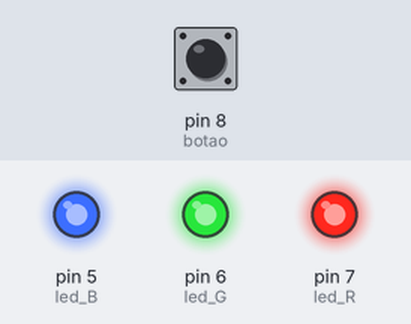
Recording of a program running on a simulated Arduino Uno, built with avr-gcc and run on an emulated ATmega328P. On the bench: output pins drawn as LEDs (lit = HIGH). The test bench sets the inputs (shaded band); at power-on: pin 8 (botao) HIGH.

Above: at 1.2 s.
1.3 s: pin 8 (botao) pulled LOW for 0.15 s
At 1.4 s:
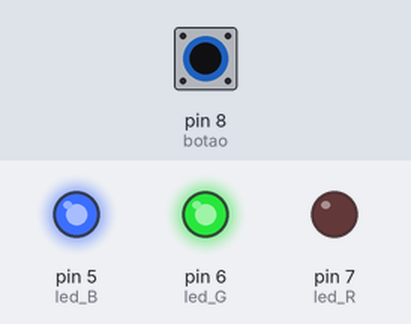
At 1.8 s:
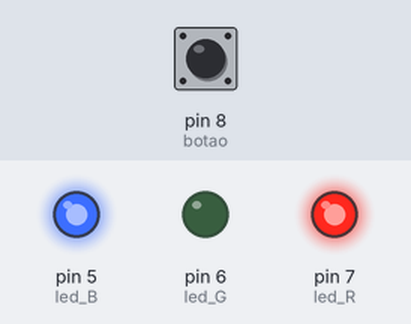
4.3 s: pin 8 (botao) pulled LOW for 3.2 s
At 4.6 s:
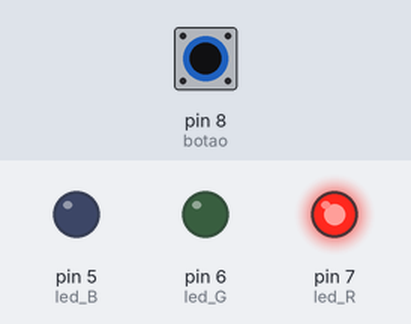
Timing chart, 0 to 9.4 s (numbered marks = the images above; inputs shaded):
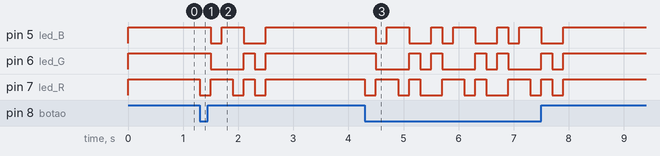

Measured:
- after the input at 1.3 s, pin 5 (led_B): HIGH → LOW after 0.20 s, → HIGH 0.20 s later, → LOW 0.40 s later, → HIGH 0.40 s later; pin 6 (led_G): HIGH → LOW after 0.20 s, → HIGH 0.60 s later, → LOW 0.20 s later, → HIGH 0.20 s later; pin 7 (led_R): goes LOW 0.20 s, HIGH 0.40 s, LOW 0.20 s, HIGH 0.20 s, LOW 0.20 s, then HIGH, starting at once
- after the input at 4.3 s, pin 5 (led_B): HIGH → LOW after 0.20 s, then repeats every 1.2 s: HIGH 0.40 s, LOW 0.40 s, HIGH 0.20 s, LOW 0.20 s, until it stays HIGH from 7.9 s; pin 6 (led_G): HIGH → LOW after 0.20 s, then repeats every 1.2 s: HIGH 0.20 s, LOW 0.20 s, HIGH 0.20 s, LOW 0.60 s, until it stays HIGH from 7.9 s

The program:

main.cpp
```cpp
#include <Arduino.h>

int led_R = 7;
int led_G = 6;
int led_B = 5;
int botao = 8;


void acendeVermelho(){
  digitalWrite(led_R, LOW);
  digitalWrite(led_G, HIGH);
  digitalWrite(led_B, HIGH);
  }

void acendeVerde(){
  digitalWrite(led_R, HIGH);
  digitalWrite(led_G, LOW);
  digitalWrite(led_B, HIGH);
  }

void acendeAzul(){
  digitalWrite(led_R, HIGH);
  digitalWrite(led_G, HIGH);
  digitalWrite(led_B, LOW);
  }

void acendeAmarelo(){
  digitalWrite(led_R, LOW);
  digitalWrite(led_G, LOW);
  digitalWrite(led_B, HIGH);
  }

void acendeAzulClaro(){
   digitalWrite(led_R, HIGH);
  digitalWrite(led_G, LOW);
  digitalWrite(led_B, LOW);
  }

void acendeBranco(){
  digitalWrite(led_R, LOW);
  digitalWrite(led_G, LOW);
  digitalWrite(led_B, LOW);
  }

void apagaLed(){
  digitalWrite(led_R, HIGH);
  digitalWrite(led_G, HIGH);
  digitalWrite(led_B, HIGH);
  }


void setup() {
  pinMode(led_R, OUTPUT);
  pinMode(led_G, OUTPUT);
  pinMode(led_B, OUTPUT);
  pinMode(botao, INPUT_PULLUP);
}

void loop() {

  if(digitalRead(botao) == LOW){

    acendeVermelho();
    delay(200);
    acendeAzulClaro();
    delay(200);
    acendeVerde();
    delay(200);
    acendeAmarelo();
    delay(200);
    acendeAzul();
    delay(200);
    acendeBranco();
    delay(200);

  }
  else{
    apagaLed();
  }

}
```
